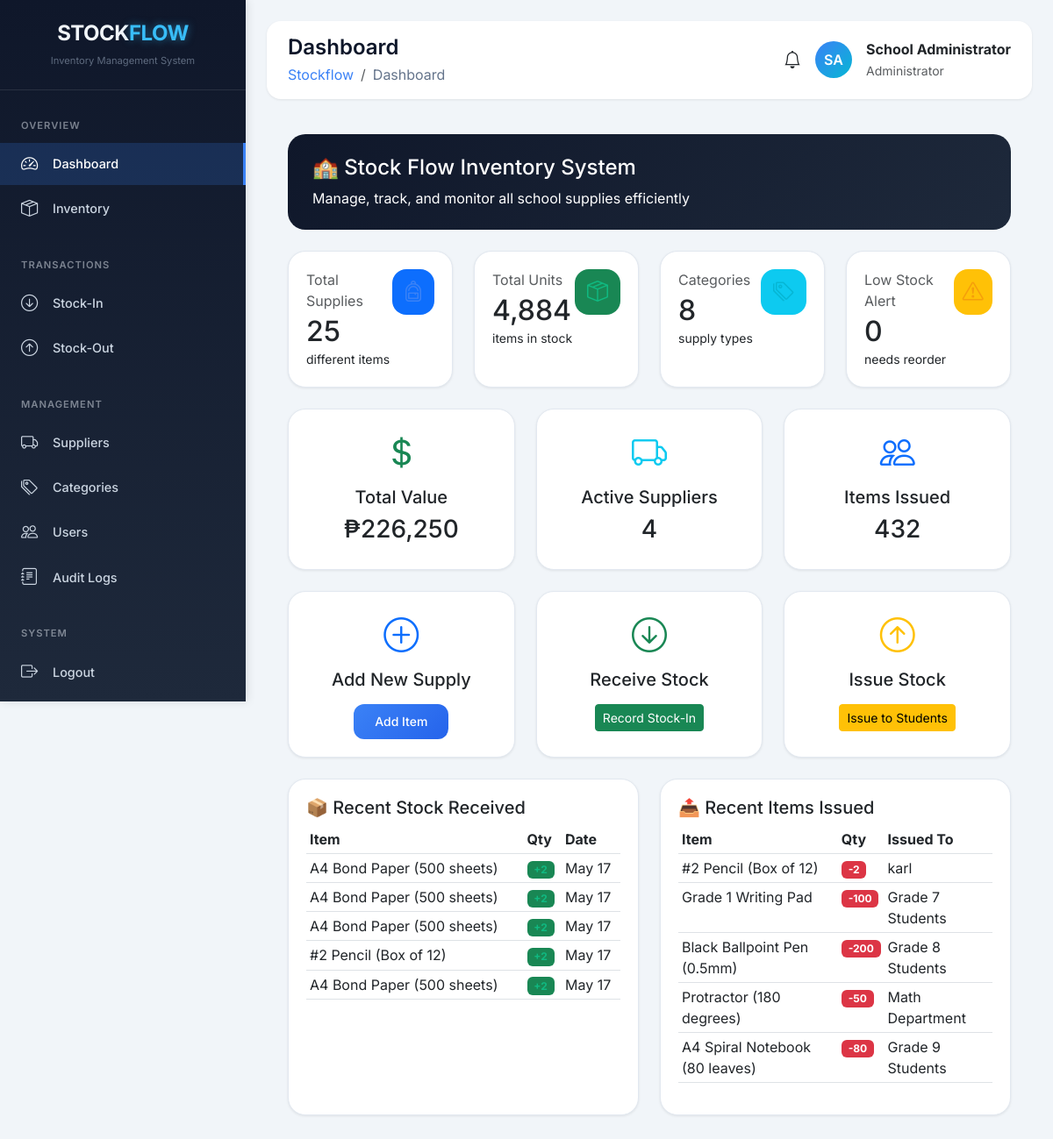
/index.php (signed in), run on an earlier commit of the app's database.
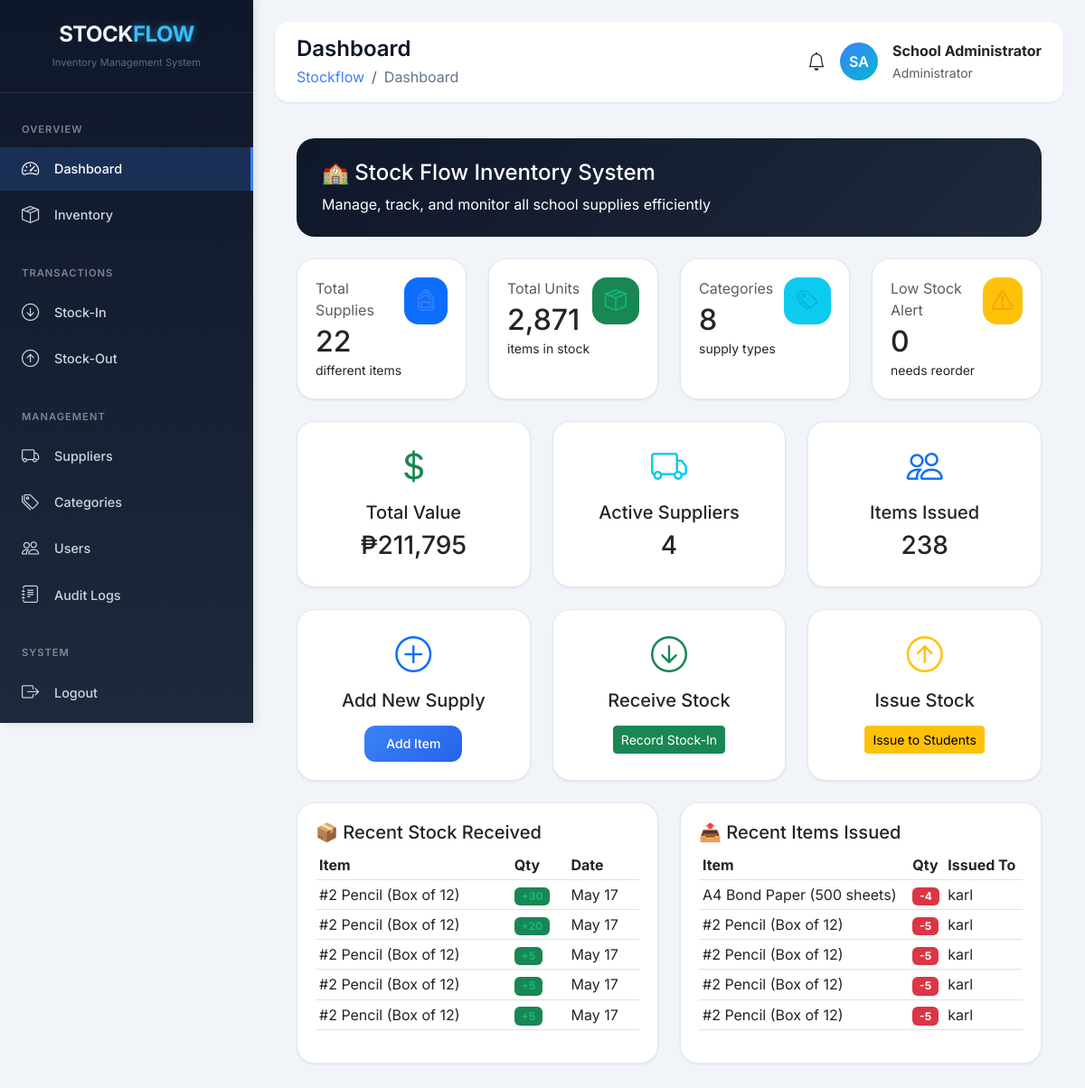
And on a later commit of the database.
### tables this page shows
CREATE TABLE `stock_in` (
  `id` int(11) NOT NULL,
  `transaction_no` varchar(20) NOT NULL,
  `supply_id` int(11) DEFAULT NULL,
  `supplier_id` int(11) DEFAULT NULL,
  `quantity` int(11) NOT NULL,
  `purchase_order_no` varchar(100) DEFAULT NULL,
  `invoice_no` varchar(100) DEFAULT NULL,
  `remarks` text DEFAULT NULL,
  `received_by` int(11) DEFAULT NULL,
  `date_received` date NOT NULL,
  `created_at` timestamp NOT NULL DEFAULT current_timestamp()
);

CREATE TABLE `school_supplies` (
  `id` int(11) NOT NULL,
  `supply_code` varchar(50) NOT NULL,
  `supply_name` varchar(200) NOT NULL,
  `category_id` int(11) DEFAULT NULL,
  `supplier_id` int(11) DEFAULT NULL,
  `quantity` int(11) DEFAULT 0,
  `unit_price` decimal(10,2) DEFAULT NULL,
  `description` text DEFAULT NULL,
  `status` enum('In Stock','Low Stock','Out of Stock') DEFAULT 'In Stock',
  `low_stock_threshold` int(11) DEFAULT 10,
  `location` varchar(100) DEFAULT NULL COMMENT 'Storage location (e.g., Cabinet A1, Shelf 2)',
  `created_at` timestamp NOT NULL DEFAULT current_timestamp(),
  `updated_at` timestamp NOT NULL DEFAULT current_timestamp() ON UPDATE current_timestamp()
);

CREATE TABLE `stock_out` (
  `id` int(11) NOT NULL,
  `transaction_no` varchar(20) NOT NULL,
  `supply_id` int(11) DEFAULT NULL,
  `quantity` int(11) NOT NULL,
  `issued_to` varchar(100) NOT NULL COMMENT 'Student name, Teacher name, or Department',
  `remarks` text DEFAULT NULL,
  `issued_by` int(11) DEFAULT NULL,
  `date_issued` date NOT NULL,
  `created_at` timestamp NOT NULL DEFAULT current_timestamp()
);

### backend/database.php (called while the page is built, shortened)
<?php
function escape($string) {
    return htmlspecialchars($string, ENT_QUOTES, 'UTF-8');
}
?>

### frontend/dashboard.php (the view, shortened to what the changed rows need)
<?php
$stmt = $pdo->query("SELECT COUNT(*) as total FROM school_supplies");
$stats['total_supplies'] = $stmt->fetch()['total'];
$stmt = $pdo->query("SELECT SUM(quantity) as total FROM school_supplies");
$stats['total_units'] = $stmt->fetch()['total'] ?? 0;
$stmt = $pdo->query("SELECT COUNT(*) as total FROM categories WHERE is_active = 1");
$stats['total_categories'] = $stmt->fetch()['total'];
$stmt = $pdo->query("SELECT COUNT(*) as total FROM school_supplies WHERE quantity <= low_stock_threshold");
$stats['low_stock'] = $stmt->fetch()['total'];
$stmt = $pdo->query("SELECT SUM(quantity * unit_price) as total FROM school_supplies");
$stats['total_value'] = $stmt->fetch()['total'] ?? 0;
$stmt = $pdo->query("SELECT COUNT(*) as total FROM suppliers WHERE is_active = 1");
$stats['total_suppliers'] = $stmt->fetch()['total'];
$stmt = $pdo->query("SELECT si.*, s.supply_name
                     FROM stock_in si
                     JOIN school_supplies s ON si.supply_id = s.id
                     ORDER BY si.created_at DESC LIMIT 5");
$recent_stock_in = $stmt->fetchAll();
$stmt = $pdo->query("SELECT so.*, s.supply_name
                     FROM stock_out so
                     JOIN school_supplies s ON so.supply_id = s.id
                     ORDER BY so.created_at DESC LIMIT 5");
$recent_stock_out = $stmt->fetchAll();
$totalIssued = $pdo->query("SELECT COALESCE(SUM(quantity),0) FROM stock_out")->fetchColumn();
?>
<div class="container-fluid px-4 py-3">
    <div class="row mb-4">
        <div class="col-12">
            <div class="welcome-card">
                <h4 class="mb-2">🏫 Stock Flow Inventory System</h4>
                <p class="mb-0">Manage, track, and monitor all school supplies efficiently</p>
            </div>
        </div>
    </div>
    <div class="row g-4 mb-4">
        <div class="col-12 col-sm-6 col-xl-3">
            <div class="stat-card">
                <div class="d-flex justify-content-between">
                    <div>
                        <p class="text-muted mb-1">Total Supplies</p>
                        <h2 class="mb-0"><?php echo $stats['total_supplies']; ?></h2>
                        <small>different items</small>
                    </div>
                    <div class="stat-icon bg-primary"><i class="bi bi-backpack"></i></div>
                </div>
            </div>
        </div>
        <div class="col-12 col-sm-6 col-xl-3">
            <div class="stat-card">
                <div class="d-flex justify-content-between">
                    <div>
                        <p class="text-muted mb-1">Total Units</p>
                        <h2 class="mb-0"><?php echo number_format($stats['total_units']); ?></h2>
                        <small>items in stock</small>
                    </div>
                    <div class="stat-icon bg-success"><i class="bi bi-box-seam"></i></div>
                </div>
            </div>
        </div>
        <div class="col-12 col-sm-6 col-xl-3">
            <div class="stat-card">
                <div class="d-flex justify-content-between">
                    <div>
                        <p class="text-muted mb-1">Categories</p>
                        <h2 class="mb-0"><?php echo $stats['total_categories']; ?></h2>
                        <small>supply types</small>
                    </div>
                    <div class="stat-icon bg-info"><i class="bi bi-tags"></i></div>
                </div>
            </div>
        </div>
        <div class="col-12 col-sm-6 col-xl-3">
            <div class="stat-card">
                <div class="d-flex justify-content-between">
                    <div>
                        <p class="text-muted mb-1">Low Stock Alert</p>
                        <h2 class="mb-0 <?php echo $stats['low_stock'] > 0 ? 'text-warning' : ''; ?>"><?php echo $stats['low_stock']; ?></h2>
                        <small>needs reorder</small>
                    </div>
                    <div class="stat-icon bg-warning"><i class="bi bi-exclamation-triangle"></i></div>
                </div>
            </div>
        </div>
    </div>
    <div class="row g-4 mb-4">
        <div class="col-md-4">
            <div class="stat-card text-center">
                <i class="bi bi-currency-dollar fs-1 text-success"></i>
                <h5 class="mt-2">Total Value</h5>
                <h3>₱<?php echo number_format($stats['total_value']); ?></h3>
            </div>
        </div>
        <div class="col-md-4">
            <div class="stat-card text-center">
                <i class="bi bi-truck fs-1 text-info"></i>
                <h5 class="mt-2">Active Suppliers</h5>
                <h3><?php echo $stats['total_suppliers']; ?></h3>
            </div>
        </div>
        <div class="col-md-4">
            <div class="stat-card text-center">
                <i class="bi bi-people fs-1 text-primary"></i>
                <h5 class="mt-2">Items Issued</h5>
                <h3><?php echo number_format($totalIssued); ?></h3>
            </div>
        </div>
    </div>
    <div class="row g-4 mb-4">
        <div class="col-md-4">
            <div class="stat-card text-center">
                <i class="bi bi-plus-circle fs-1 text-primary"></i>
                <h5 class="mt-2">Add New Supply</h5>
                <a href="index.php?page=inventory" class="btn btn-primary-custom btn-sm mt-2">Add Item</a>
            </div>
        </div>
        <div class="col-md-4">
            <div class="stat-card text-center">
                <i class="bi bi-arrow-down-circle fs-1 text-success"></i>
                <h5 class="mt-2">Receive Stock</h5>
                <a href="index.php?page=stock_in" class="btn btn-success btn-sm mt-2">Record Stock-In</a>
            </div>
        </div>
        <div class="col-md-4">
            <div class="stat-card text-center">
                <i class="bi bi-arrow-up-circle fs-1 text-warning"></i>
                <h5 class="mt-2">Issue Stock</h5>
                <a href="index.php?page=stock_out" class="btn btn-warning btn-sm mt-2">Issue to Students</a>
            </div>
        </div>
    </div>
    <div class="row g-4">
        <div class="col-md-6">
            <div class="stat-card">
                <h5>📦 Recent Stock Received</h5>
                <div class="table-responsive">
                    <table class="table table-sm">
                        <thead>
                            <tr><th>Item</th><th>Qty</th><th>Date</th></tr>
                        </thead>
                        <tbody>
                            <?php foreach ($recent_stock_in as $item): ?>
                            <tr>
                                <td><?php echo escape($item['supply_name']); ?></td>
                                <td><span class="badge bg-success">+<?php echo $item['quantity']; ?></span></td>
                                <td><?php echo date('M d', strtotime($item['date_received'])); ?></td>
                            </tr>
                            <?php endforeach; ?>
                        </tbody>
                    </table>
                </div>
            </div>
        </div>
        <div class="col-md-6">
            <div class="stat-card">
                <h5>📤 Recent Items Issued</h5>
                <div class="table-responsive">
                    <table class="table table-sm">
                        <thead>
                            <tr><th>Item</th><th>Qty</th><th>Issued To</th></tr>
                        </thead>
                        <tbody>
                            <?php foreach ($recent_stock_out as $item): ?>
                            <tr>
                                <td><?php echo escape($item['supply_name']); ?></td>
                                <td><span class="badge bg-danger">-<?php echo $item['quantity']; ?></span></td>
                                <td><?php echo escape(substr($item['issued_to'], 0, 20)); ?></td>
                            </tr>
                            <?php endforeach; ?>
                        </tbody>
                    </table>
                </div>
            </div>
        </div>
    </div>
</div>

What changed in the data, as far as the page shows it:
no longer on this page (row unchanged): stock_in: supply.supply_name "A4 Bond Paper (500 sheets)", quantity "2", date_received "May 17"
no longer on this page (row unchanged): stock_in: supply.supply_name "A4 Bond Paper (500 sheets)", quantity "2", date_received "May 17"
no longer on this page (row unchanged): stock_in: supply.supply_name "A4 Bond Paper (500 sheets)", quantity "2", date_received "May 17"
no longer on this page (row unchanged): stock_in: supply.supply_name "#2 Pencil (Box of 12)", quantity "2", date_received "May 17"
no longer on this page (row unchanged): stock_in: supply.supply_name "A4 Bond Paper (500 sheets)", quantity "2", date_received "May 17"
no longer on this page (row unchanged): stock_out: supply.supply_name "#2 Pencil (Box of 12)", quantity "2", issued_to "karl"
removed stock_out: supply.supply_name "Grade 1 Writing Pad", quantity "100", issued_to "Grade 7 Students"
removed stock_out: supply.supply_name "Black Ballpoint Pen (0.5mm)", quantity "200", issued_to "Grade 8 Students"
no longer on this page (row unchanged): stock_out: supply.supply_name "Protractor (180 degrees)", quantity "50", issued_to "Math Department"
no longer on this page (row unchanged): stock_out: supply.supply_name "A4 Spiral Notebook (80 leaves)", quantity "80", issued_to "Grade 9 Students"
added stock_in: supply.supply_name "#2 Pencil (Box of 12)", quantity "30", date_received "May 17"
added stock_in: supply.supply_name "#2 Pencil (Box of 12)", quantity "20", date_received "May 17"
added stock_in: supply.supply_name "#2 Pencil (Box of 12)", quantity "5", date_received "May 17"
added stock_in: supply.supply_name "#2 Pencil (Box of 12)", quantity "5", date_received "May 17"
added stock_in: supply.supply_name "#2 Pencil (Box of 12)", quantity "5", date_received "May 17"
added stock_out: supply.supply_name "A4 Bond Paper (500 sheets)", quantity "4", issued_to "karl"
added stock_out: supply.supply_name "#2 Pencil (Box of 12)", quantity "5", issued_to "karl"
added stock_out: supply.supply_name "#2 Pencil (Box of 12)", quantity "5", issued_to "karl"
added stock_out: supply.supply_name "#2 Pencil (Box of 12)", quantity "5", issued_to "karl"
added stock_out: supply.supply_name "#2 Pencil (Box of 12)", quantity "5", issued_to "karl"
Also different on the page:
$stats['total_supplies']: "25" → "22"
$stats['total_units']: "4,884" → "2,871"
$stats['total_value']: "226,250" → "211,795"
$totalIssued: "432" → "238"
